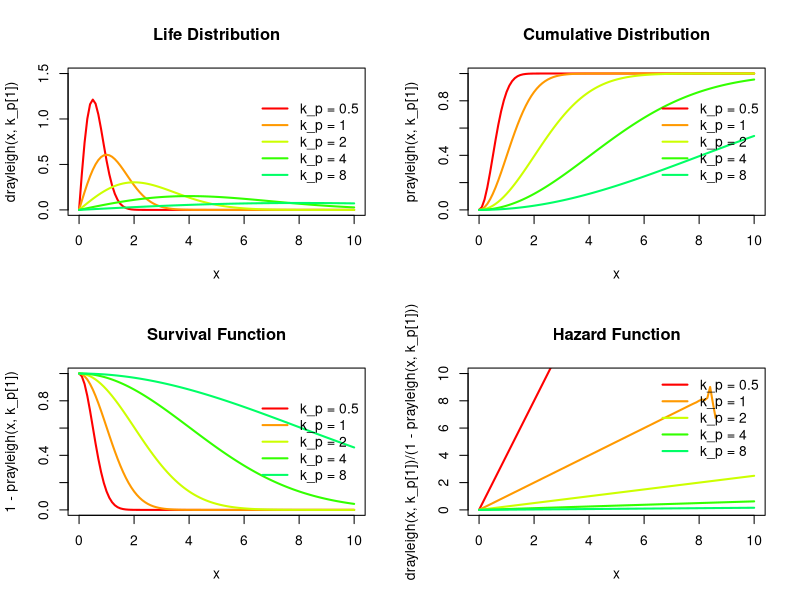

The R script that drew this image:
##### 레일리 분포
library(VGAM) 

### parameter
k_p = c(0.5, 1, 2, 4, 8)	# k_p

### Input Variable
x <- seq(0, 10, length.out = 101)


color = rainbow(10)
par(mfrow = c(2, 2))

### Life Distribution
plot(x, drayleigh(x, k_p[1]), xlim=c(0, 10), ylim=c(0, 1.5), col=color[1], lwd=2, type = 'l', main="Life Distribution")
for (i in 2:5)	{	lines(x, drayleigh(x, k_p[i]), col=color[i], lwd=2);	}
legend('right', bty = 'n', lwd=2, col=color[1:5], legend = c('k_p = 0.5', 'k_p = 1', 'k_p = 2', 'k_p = 4', 'k_p = 8'))

### Cumulative Distribution
plot(x, prayleigh(x, k_p[1]), xlim=c(0, 10), ylim=c(0, 1), col=color[1], lwd=2, type = 'l', main="Cumulative Distribution")
for (i in 2:5)	{	lines(x, prayleigh(x, k_p[i]), col=color[i], lwd=2);	}
legend('right', bty = 'n', lwd=2, col=color[1:5], legend = c('k_p = 0.5', 'k_p = 1', 'k_p = 2', 'k_p = 4', 'k_p = 8'))

### Survival Function
plot(x, 1-prayleigh(x, k_p[1]), xlim=c(0, 10), ylim=c(0, 1), col=color[1], lwd=2, type = 'l', main="Survival Function")
for (i in 2:5)	{	lines(x, 1-prayleigh(x, k_p[i]), col=color[i], lwd=2);	}
legend('right', bty = 'n', lwd=2, col=color[1:5], legend = c('k_p = 0.5', 'k_p = 1', 'k_p = 2', 'k_p = 4', 'k_p = 8'))

### Hazard Function
plot(x, drayleigh(x, k_p[1])/(1-prayleigh(x, k_p[1])), xlim=c(0, 10), ylim=c(0, 10), col=color[1], lwd=2, type = 'l', main="Hazard Function")
for (i in 2:5) {	lines(x, drayleigh(x, k_p[i])/(1-prayleigh(x, k_p[i])), col=color[i], lwd=2);	}
legend('topright', bty = 'n', lwd=2, col=color[1:5], legend = c('k_p = 0.5', 'k_p = 1', 'k_p = 2', 'k_p = 4', 'k_p = 8'))
